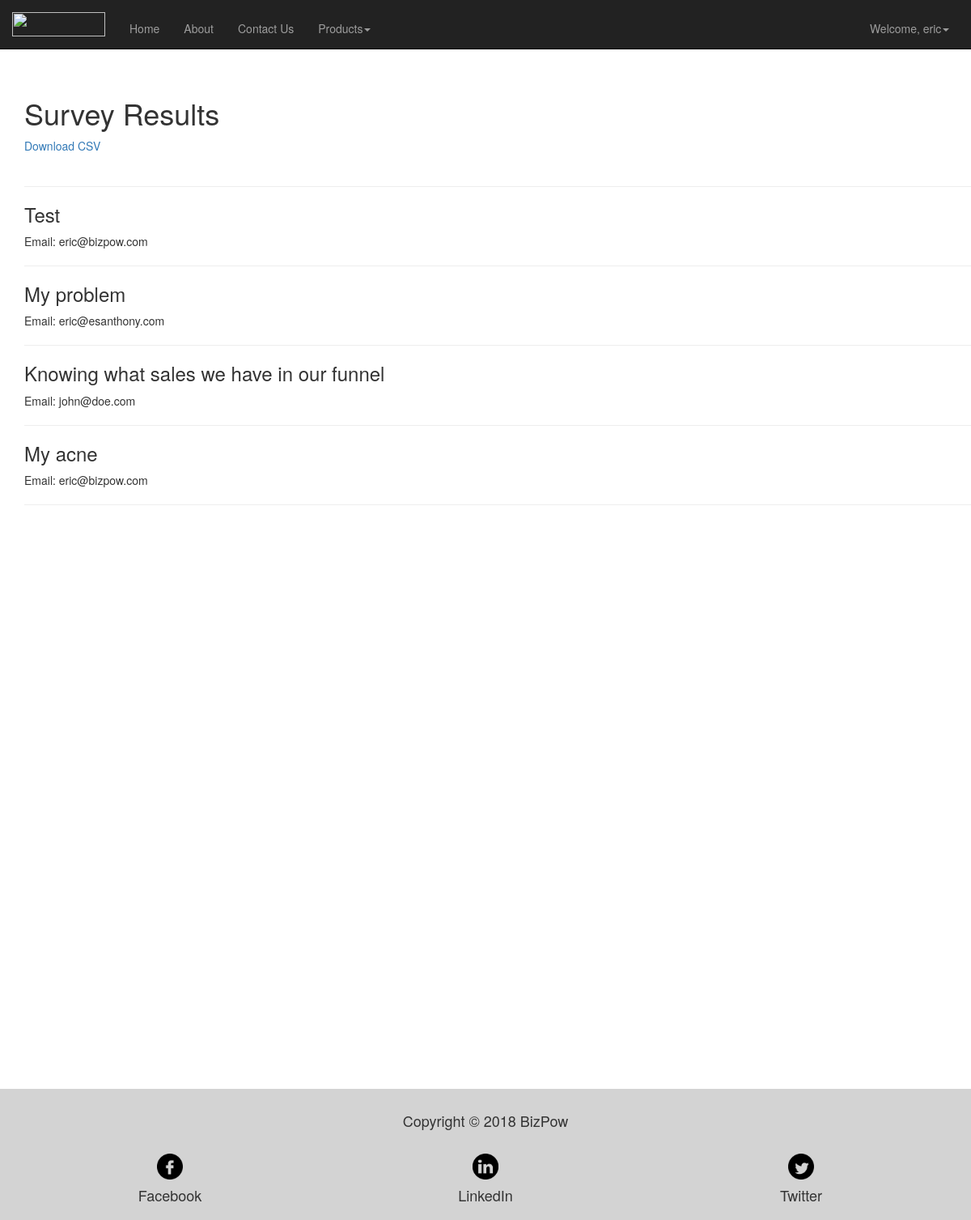
/website/surveyresults/ (signed in), run on an earlier commit of the app's database.
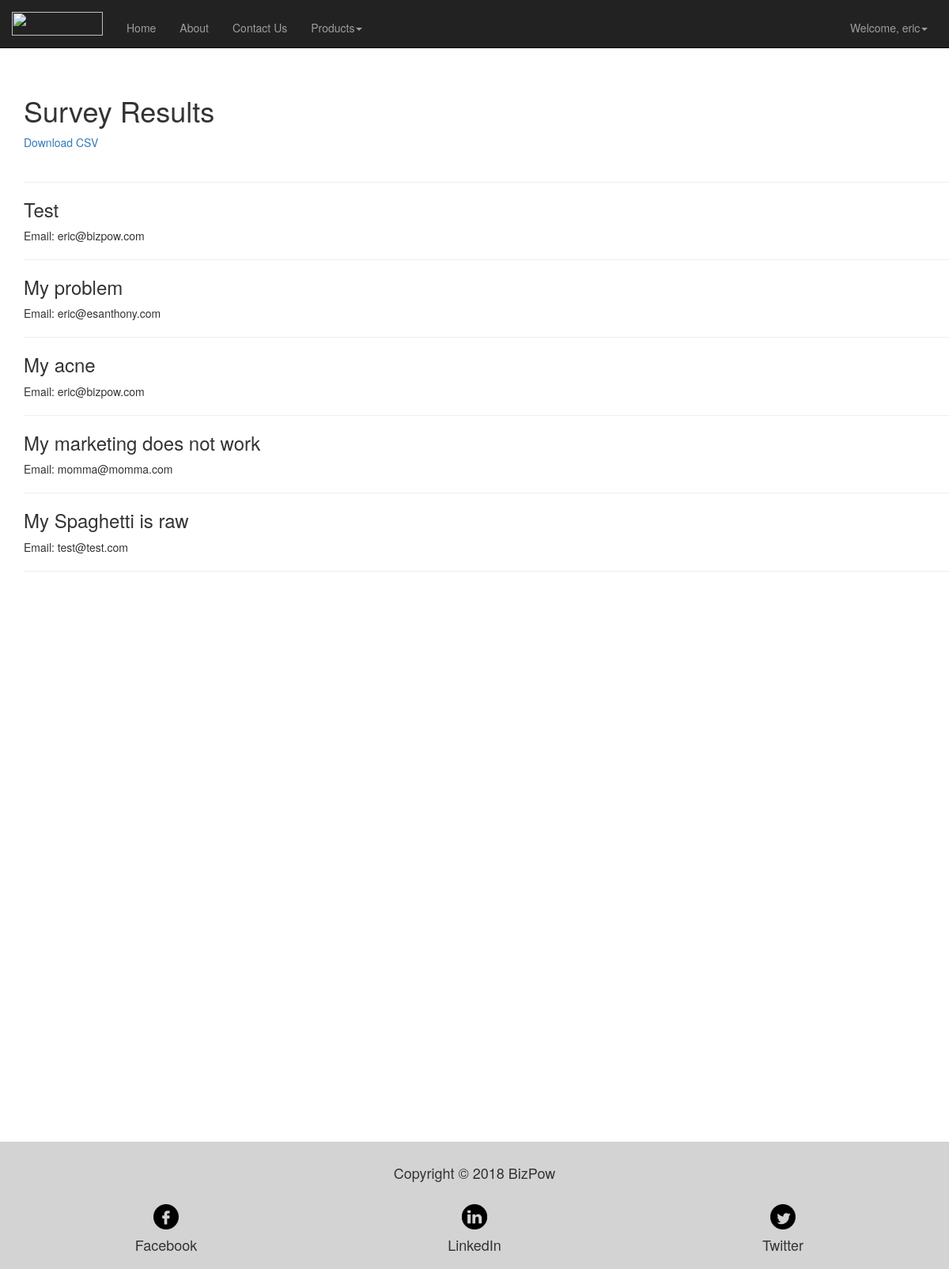
And on a later commit of the database.
### website/models.py (models this page shows, shortened)
class Survey(models.Model):
    biggest_problem = models.CharField(max_length=255)
    email_contact = models.EmailField(max_length=75)
    submitted = models.DateTimeField(default=datetime.now)

### website/views.py (the view)
@permission_required('is_superuser')
def surveyresults(request):
    surveys = Survey.objects.all().order_by('submitted')
    return render(request,'website/survey_list.html',{'surveys':surveys})

### website/templates/website/survey_list.html
{% extends 'website/base_layout.html' %}
{% load static %}
{% block content %}
<div class='container'>
<h1>Survey Results</h1>
<a href="{% url 'website:exportcsv' %}">Download CSV</a>
<div class="surveyListing">
    {% for survey in surveys %}
        <hr class="col-xs-12">
        <div class='survey'>
            <h3>{{ survey.biggest_problem }}</h3>
            Email: {{ survey.email_contact }}
        </div>
    {% endfor %}
    <hr class="col-xs-12">
</div>
</div>
{% endblock %}

### website/templates/website/base_layout.html (shortened to what this page needs)
<!DOCTYPE html>
<html lang="en" dir="ltr" style="height:100%">
  <head>
    <link rel="stylesheet" href="https://maxcdn.bootstrapcdn.com/bootstrap/3.3.7/css/bootstrap.min.css">
    {% load static %}
  </head>
  <body  style="height:100%">
    <nav class="navbar navbar-inverse navbar-fixed-top"  style="min-height: 50px">
      <div class="container-fluid">
        <div class="navbar-header">
          <a class="navbar-brand" href="{% url 'website:homepage' %}"><img src="http://www.bizpow.com/Logo-v2-trans.png" width=115 height=30></a>
        </div>
        <div class="collapse navbar-collapse" id="bs-example-navbar-collapse-1">
          <ul class="nav navbar-nav" style="padding-top: 10px">
            <li><a href="{% url 'website:homepage' %}">Home</a></li>
            <li><a href="{% url 'website:about' %}">About</a></li>
            <li><a href="{% url 'website:contactus' %}">Contact Us</a></li>
            <li class="dropdown">
              <a href="#" class="dropdown-toggle" data-toggle="dropdown" role="button" aria-haspopup="true" aria-expanded="false">Products<span class="caret"></span></a>
            </li>
          </ul>
          {% if user.is_authenticated %}
          <ul class="nav navbar-nav navbar-right" style="padding-top: 10px">
            <li>
              <a href="#" class="dropdown-toggle" data-toggle="dropdown" role="button" aria-haspopup="true" aria-expanded="false">Welcome, {{ user.username }}<span class="caret"></span></a>
            </li>
            <li>&nbsp&nbsp&nbsp</li>
          </ul>
          {% endif %}
        </div>
      </div>
    </nav>
    {% block content %}
    {% endblock %}
    <div style='height:100%'></div>
    <footer class="page-footer navbar-bottom">
      <div class="container-fluid text-light" style="background: lightgray">
        <div class="container">
          <div class="row" style="padding-top: 20px; padding-bottom: 10px">
            <div class="col-md-12 text-center">
              <h4>Copyright &copy; 2018 BizPow</h4>
            </div>
          </div>
          <div class="row" style="padding-top: 10px; padding-bottom: 10px">
            <div class="col-md-4 text-center">
              <a href="https://www.facebook.com/BizpowSMB/">
              <img src="{% static "website/images/Facebook-icon.png" %}" width=32px>
              </a>
              <h4>Facebook</h4>
            </div>
            <div class="col-md-4 text-center">
              <a href="https://www.linkedin.com/in/esanthony/">
              <img src="{% static "website/images/LinkedIn-icon.png" %}" width=32px>
              </a>
              <h4>LinkedIn</h4>
            </div>
            <div class="col-md-4 text-center">
              <a href ='https://twitter.com/BizPowSMB'>
              <img src="{% static "website/images/Twitter-icon.png" %}" width=32px>
              </a>
              <h4>Twitter</h4>
            </div>
          </div>
        </div>
      </div>
    </footer>
  </body>
</html>

### website/templates/website/base_layout.html (style rules this page uses)
body { padding-top: 100px; }

What changed in the data, as far as the page shows it:
removed Survey: biggest_problem "Knowing what sales we have in our funnel", email_contact "john@doe.com"
added Survey: biggest_problem "My marketing does not work", email_contact "momma@momma.com"
added Survey: biggest_problem "My Spaghetti is raw", email_contact "test@test.com"
